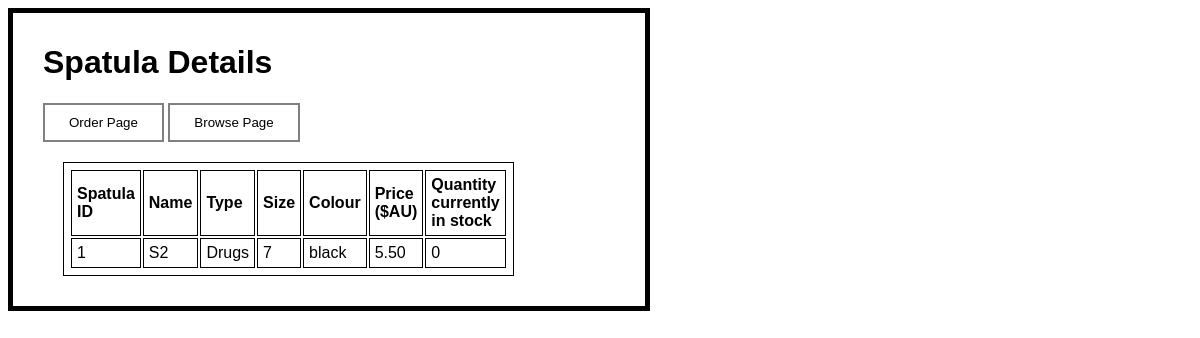
Screenshot of /browseDetail.php?idSpatula=1 with the database file from the repository.
### tables this page shows
CREATE TABLE IF NOT EXISTS Spatula (
  idSpatula INT NOT NULL AUTO_INCREMENT,
  Name VARCHAR(45) NULL,
  Type ENUM('Food','Drugs','Paints','Plaster'),
  Size VARCHAR(50),
  Colour VARCHAR(50),
  Price DECIMAL(10,2),
  QuantityInStock INT,
  PRIMARY KEY (idSpatula));

### browseDetail.php (the view, shortened to what this page needs)
<html>
<head>
<link rel="stylesheet" href="style.css">
</head>
<body>
<div>
<h1>Spatula Details</h1>
<a href='order.php'><input type='button' class='button' value='Order Page'/></a>
<a href='browse.php'><input type='button' class='button' value='Browse Page'/></a>
<br>
<?php
$sql_string = "SELECT * FROM Spatula";
if (isset( $_GET['idSpatula'])) {
$sql_string = $sql_string . " WHERE idSpatula = ". $_GET['idSpatula'];
}
$result = mysqli_query($con,$sql_string);
echo"<div class='table'>";
echo "<table>";
echo "<tr>";
	echo "<th>Spatula ID</th>";
	echo "<th>Name</th>";
	echo "<th>Type</th>";
	echo "<th>Size</th>";
	echo "<th>Colour</th>";
	echo "<th>Price (\$AU)</th>";
	echo "<th>Quantity currently in stock</th>";
echo "</tr>";
while($row = mysqli_fetch_array($result)) {
echo "<tr>";
	echo "<td>" . $row['idSpatula'] . "</td><td>"
	. $row['Name'] . "</td><td>"
	. $row['Type'] . "</td><td>"
	. $row['Size'] . "</td><td>"
	. $row['Colour'] . "</td><td>"
	. $row['Price'] . "</td><td>"
	. $row['QuantityInStock'] . "</td>";
echo "</tr>";
}
echo "</table>";
echo"</div>";
?>
</div>
</body>
</html>

### style.css (style rules this page uses)
body { font-size: 1em ; color: black ; font-family: Arial, serif ; }
table, th, td { border: 1px solid black; padding: 5px; text-align: left; }
.button { background-color: white; color: black; border: 2px solid grey; padding: 10px 24px; }
div { border:5px solid black ; border-color: black; padding: 10px 10px 10px 30px; max-width: 50% }
div.table { padding: 20px; border-style: none!important; }

### rows the page displays
spatula: idSpatula "1", Name "S2", Type "Drugs", Size "7", Colour "black", Price "5.50", QuantityInStock "0"
